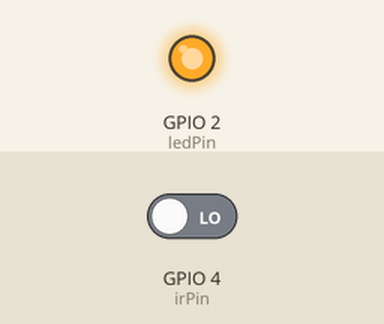
Simulated run of this sketch. Board: ESP32. Shown: output pins drawn as LEDs (lit = HIGH). The inputs (shaded band) are chosen by the test bench; at power-on: GPIO 4 (irPin) LOW. WiFi joins after 1.5 s; servers stay silent unless stated; uploads are accepted with an empty reply; what the sketch prints to the serial monitor is not drawn.

Above: at 2.7 s.
At 9.3 s:
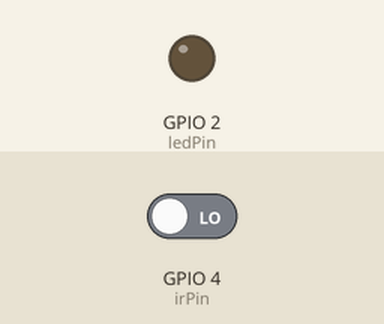
Timing chart, 0 to 18.7 s (numbered marks = the images above):
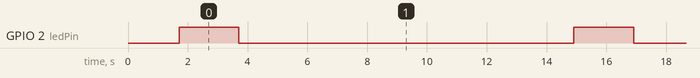

The sketch:

personal_hotspot_demo.ino
```cpp
// (licence header left out)
#include <WiFi.h>
#include <WiFiClientSecure.h>
#include <HTTPClient.h>
#include <Wire.h>

// Replace with your network credentials
const char* ssid = "";
const char* password = "";

// REPLACE with your Domain name and URL path or IP address with path
const char* serverName = "https://UCSD-HDSI-IOT.com/post-esp-data.php";

// Keep this API Key value to be compatible with the PHP code provided in the project page.
// If you change the apiKeyValue value, the PHP file /post-esp-data.php also needs to have the same key
String apiKeyValue = "";

String sensorName = "PIR_Sensor";
String sensorLocation = "Makerspace";

int irPin = 4;
int ledPin = 2;
int irVal = 0;

void setup() {
  Serial.begin(115200);

  WiFi.begin(ssid, password);
  Serial.println("Connecting");
  while(WiFi.status() != WL_CONNECTED) {
    delay(500);
    Serial.print(".");
  }
  Serial.println("");
  Serial.print("Connected to WiFi network with IP Address: ");
  Serial.println(WiFi.localIP());

  pinMode(ledPin, OUTPUT);
  pinMode(irPin, INPUT);
}

void loop() {
  //Check WiFi connection status
  if(WiFi.status()== WL_CONNECTED){
    WiFiClientSecure *client = new WiFiClientSecure;
    client->setInsecure(); //don't use SSL certificate
    HTTPClient https;

    // Your Domain name with URL path or IP address with path
    https.begin(*client, serverName);

    // Specify content-type header
    https.addHeader("Content-Type", "application/x-www-form-urlencoded");

    // Prepare your HTTP POST request data
    String httpRequestData = "api_key=" + apiKeyValue + "&sensor=" + sensorName
                          + "&location=" + sensorLocation + "&value1=" + String(digitalRead(irPin))
                          + "&value2=" + String(digitalRead(irPin)) + "&value3=" + String(digitalRead(irPin)) + "";
    Serial.print("httpRequestData: ");
    Serial.println(httpRequestData);

    // Send HTTP POST request
    int httpResponseCode = https.POST(httpRequestData);

    if (httpResponseCode>0) {
      Serial.print("HTTP Response code: ");
      Serial.println(httpResponseCode);
      digitalWrite(ledPin, HIGH);
      delay(2000);
      digitalWrite(ledPin, LOW);
    }
    else {
      Serial.print("Error code: ");
      Serial.println(httpResponseCode);
    }
    // Free resources
    https.end();
  }
  else {
    Serial.println("WiFi Disconnected");
  }
  //Send an HTTP POST request every 30 seconds
  delay(11000);
}
```

Measured:
- by itself, GPIO 2 (ledPin): alternates HIGH for 2.0 s and LOW for 11.2 s
